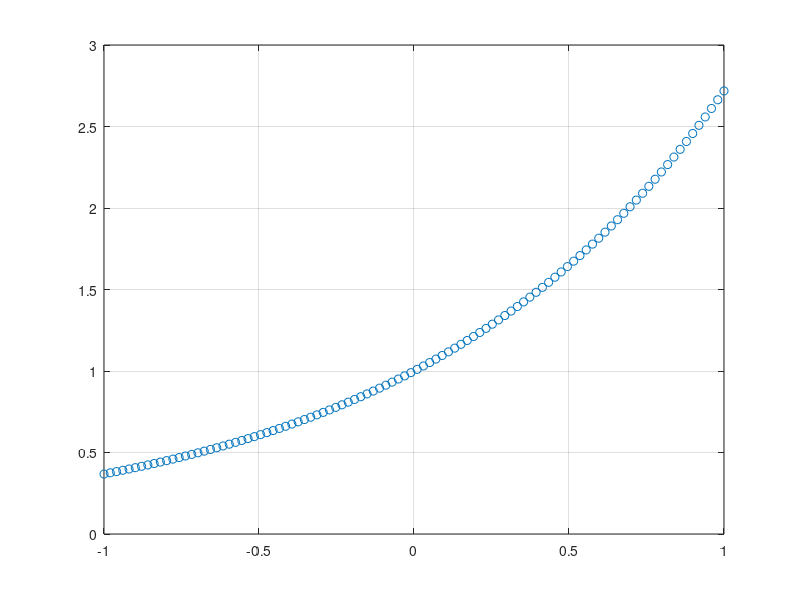

This chart was generated by the following MATLAB code: (Note: this script raises an error after producing the figure.)
clear;close all;clc;
N = 11;

f = @(x) exp(x);

p = @(x) polyval(perromojao(N),x);

q = @(x) polyval(california(N),x);

xx = linspace(-1,1);


plot(xx,f(xx),'o')
hold on;grid on
plot(xx,p(xx),'g')
plot(xx,q(xx))